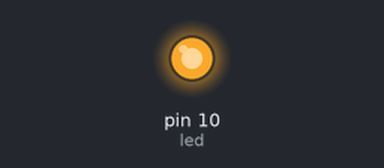
The sketch below on a simulated Arduino Uno, built with avr-gcc and run on an emulated ATmega328P. Shown: output pins drawn as LEDs (lit = HIGH).

Above: at 0.05 s.
At 0.65 s:
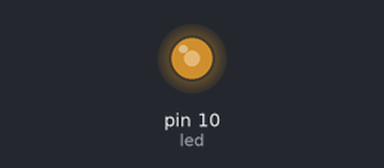
At 1.2 s:
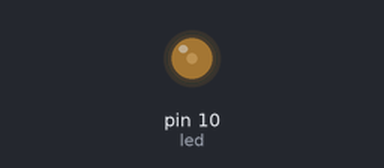
At 2.75 s:
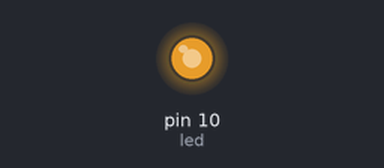
Timing chart, 0 to 7.0 s (numbered marks = the images above):
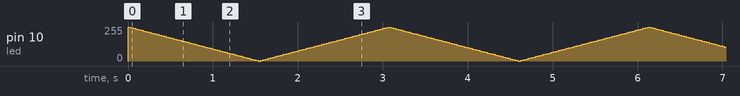

The sketch:

04_example_3.ino
```cpp
int led = 10;        // the PWM pin the LED is attached to
int brightness = 255;  // how bright the LED is
int fadeAmount = 5;  // how many points to fade the LED by

// the setup routine runs once when you press reset:
void setup() {
  pinMode(led, OUTPUT);
}
void loop() {
  // set the brightness of pin 9:
  analogWrite(led, brightness);
  brightness = brightness - fadeAmount;
  if (brightness <= 0 || brightness >= 255) {
    fadeAmount = -fadeAmount;
  }
  delay(30);
}
```
